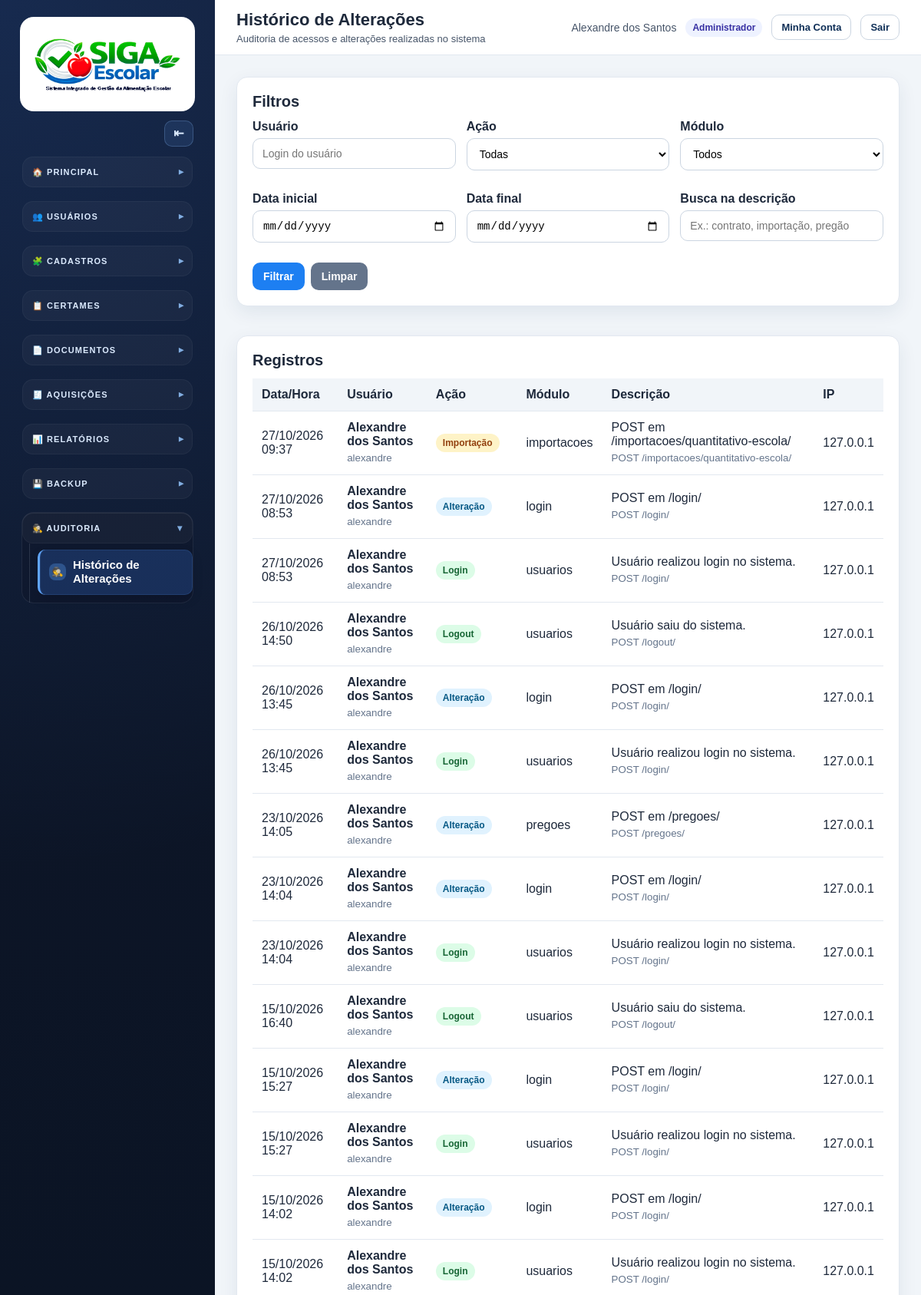
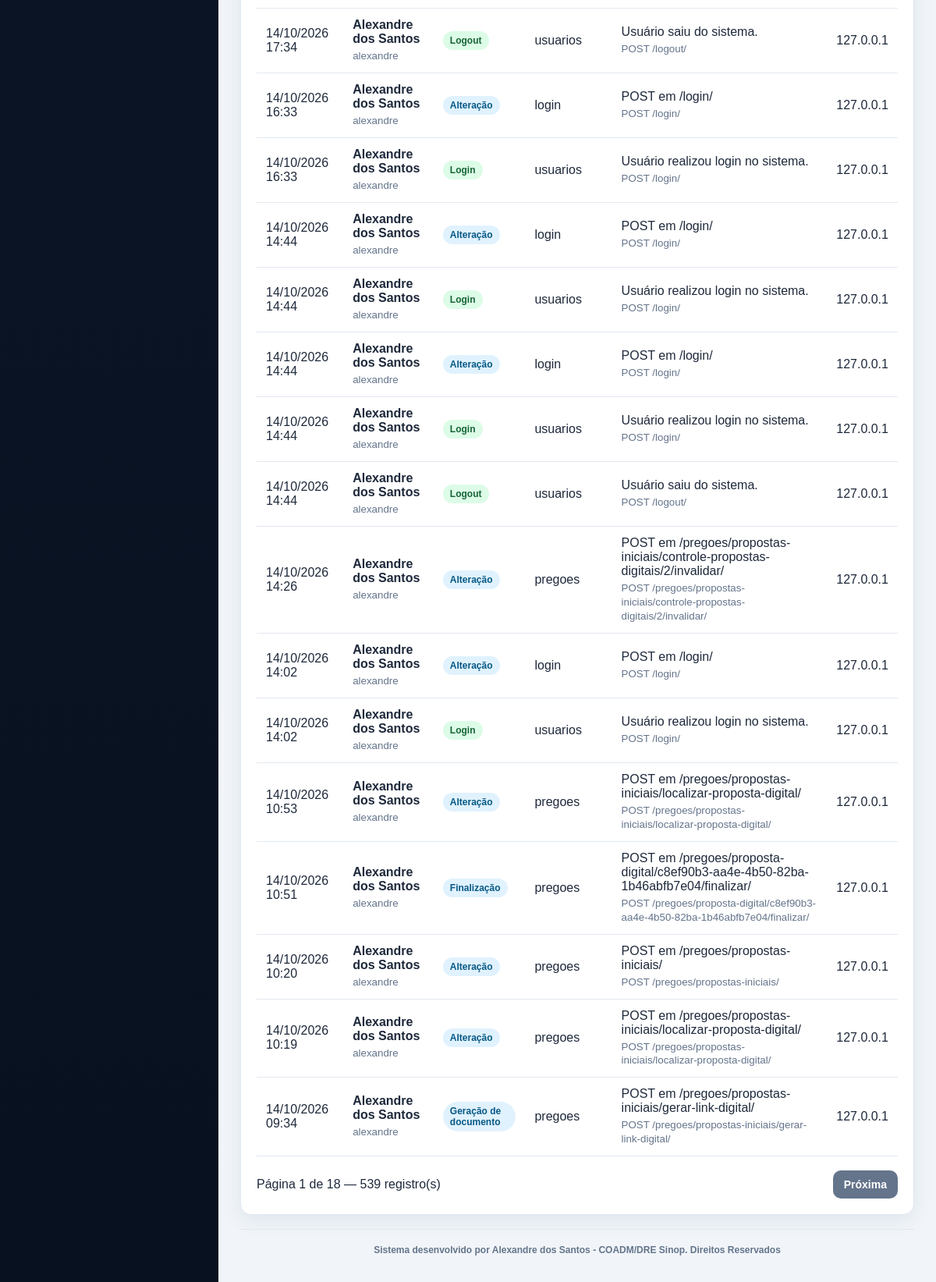
The app's page /auditoria/ (signed in), older data (2 pictures, top to bottom).
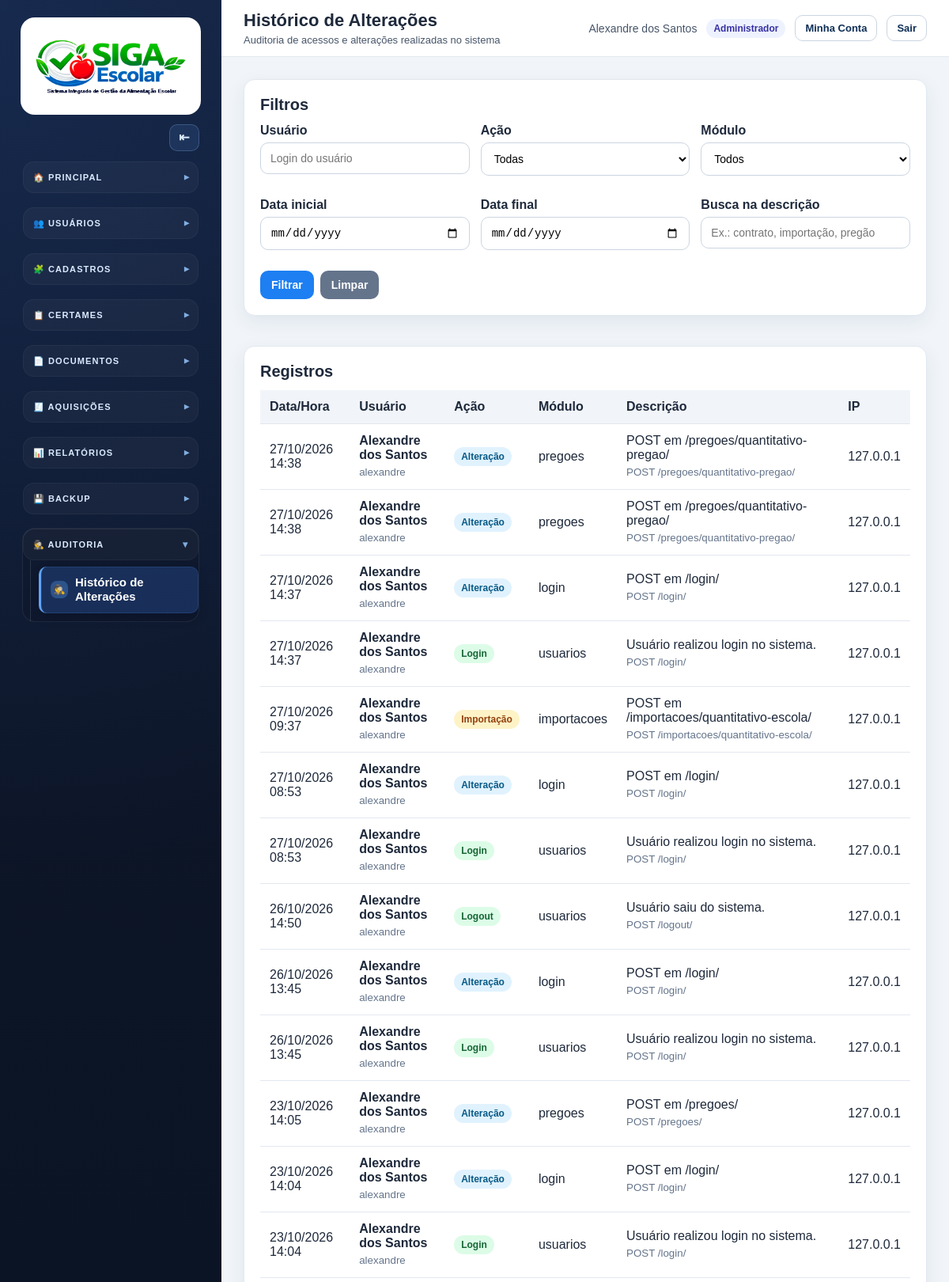
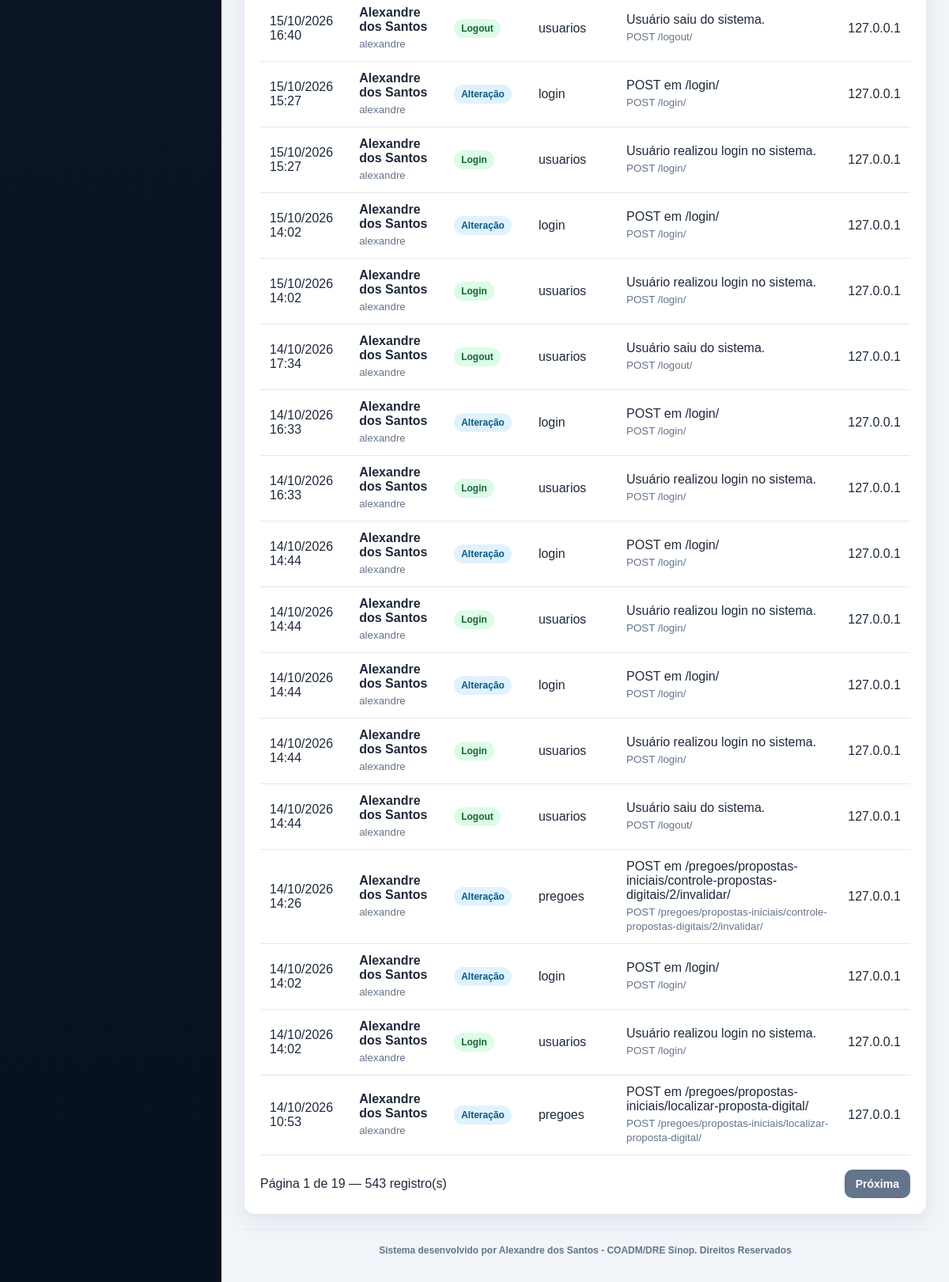
The same page, newer data (2 pictures, top to bottom).
### apps/auditoria/models.py (models this page shows, shortened)
class RegistroAuditoria(models.Model):
    ACAO_LOGIN = "login"
    ACAO_LOGOUT = "logout"
    ACAO_ACESSO_BLOQUEADO = "acesso_bloqueado"
    ACAO_CRIACAO = "criacao"
    ACAO_EDICAO = "edicao"
    ACAO_EXCLUSAO = "exclusao"
    ACAO_IMPORTACAO = "importacao"
    ACAO_EXPORTACAO = "exportacao"
    ACAO_GERACAO_DOCUMENTO = "geracao_documento"
    ACAO_CANCELAMENTO = "cancelamento"
    ACAO_DISTRATO = "distrato"
    ACAO_REALINHAMENTO = "realinhamento"
    ACAO_TROCA_MARCA = "troca_marca"
    ACAO_FINALIZACAO = "finalizacao"
    ACAO_POST = "post"
    ACAO_CHOICES = [
        (ACAO_LOGIN, "Login"),
        (ACAO_LOGOUT, "Logout"),
        (ACAO_ACESSO_BLOQUEADO, "Acesso bloqueado"),
        (ACAO_CRIACAO, "Criação"),
        (ACAO_EDICAO, "Edição"),
        (ACAO_EXCLUSAO, "Exclusão"),
        (ACAO_IMPORTACAO, "Importação"),
        (ACAO_EXPORTACAO, "Exportação"),
        (ACAO_GERACAO_DOCUMENTO, "Geração de documento"),
        (ACAO_CANCELAMENTO, "Cancelamento"),
        (ACAO_DISTRATO, "Distrato"),
        (ACAO_REALINHAMENTO, "Realinhamento de preço"),
        (ACAO_TROCA_MARCA, "Troca de marca"),
        (ACAO_FINALIZACAO, "Finalização"),
        (ACAO_POST, "Alteração"),
    ]
    usuario = models.ForeignKey(
        settings.AUTH_USER_MODEL,
        on_delete=models.SET_NULL,
        null=True,
        blank=True,
        related_name="registros_auditoria",
        verbose_name="Usuário",
    )
    usuario_nome = models.CharField("Nome do usuário", max_length=255, blank=True)
    usuario_username = models.CharField("Login do usuário", max_length=150, blank=True)
    acao = models.CharField("Ação", max_length=40, choices=ACAO_CHOICES)
    modulo = models.CharField("Módulo", max_length=100, blank=True)
    descricao = models.TextField("Descrição")
    objeto_tipo = models.CharField("Tipo do objeto", max_length=120, blank=True)
    objeto_id = models.CharField("ID do objeto", max_length=80, blank=True)
    objeto_repr = models.CharField("Objeto", max_length=255, blank=True)
    metodo = models.CharField("Método HTTP", max_length=10, blank=True)
    caminho = models.CharField("Caminho", max_length=500, blank=True)
    view_name = models.CharField("View", max_length=180, blank=True)
    ip = models.GenericIPAddressField("IP", null=True, blank=True)
    user_agent = models.TextField("Navegador/Dispositivo", blank=True)
    dados = models.JSONField("Dados extras", default=dict, blank=True)
    criado_em = models.DateTimeField("Data/Hora", auto_now_add=True)
    class Meta:
        verbose_name = "Registro de Auditoria"
        verbose_name_plural = "Registros de Auditoria"
        ordering = ["-criado_em"]
        indexes = [
            models.Index(fields=["-criado_em"]),
            models.Index(fields=["acao"]),
            models.Index(fields=["modulo"]),
            models.Index(fields=["usuario"]),
        ]

### apps/auditoria/views.py (the view)
# urls.py: path("", views.historico, name="historico"),
@login_required
@user_passes_test(usuario_pode_ver_auditoria, login_url="dashboard")
def historico(request):
    registros = RegistroAuditoria.objects.select_related("usuario").all()
    usuario = request.GET.get("usuario", "").strip()
    acao = request.GET.get("acao", "").strip()
    modulo = request.GET.get("modulo", "").strip()
    busca = request.GET.get("busca", "").strip()
    data_inicial = request.GET.get("data_inicial", "").strip()
    data_final = request.GET.get("data_final", "").strip()
    if usuario:
        registros = registros.filter(usuario_username__icontains=usuario)
    if acao:
        registros = registros.filter(acao=acao)
    if modulo:
        registros = registros.filter(modulo__icontains=modulo)
    if busca:
        registros = registros.filter(descricao__icontains=busca)
    if data_inicial:
        registros = registros.filter(criado_em__date__gte=data_inicial)
    if data_final:
        registros = registros.filter(criado_em__date__lte=data_final)
    paginator = Paginator(registros, 30)
    pagina = request.GET.get("page")
    page_obj = paginator.get_page(pagina)
    modulos = (
        RegistroAuditoria.objects.exclude(modulo="")
        .values_list("modulo", flat=True)
        .distinct()
        .order_by("modulo")
    )
    return render(
        request,
        "auditoria/historico.html",
        {
            "page_obj": page_obj,
            "acoes": RegistroAuditoria.ACAO_CHOICES,
            "modulos": modulos,
            "filtros": {
                "usuario": usuario,
                "acao": acao,
                "modulo": modulo,
                "busca": busca,
                "data_inicial": data_inicial,
                "data_final": data_final,
            },
        },
    )

### apps/auditoria/views.py (called while the page is built)
def usuario_pode_ver_auditoria(user):
    if not user.is_authenticated:
        return False
    if user.is_superuser:
        return True
    perfil = getattr(user, "perfil_acesso", None)
    return bool(
        perfil
        and perfil.perfil == "administrador"
        and user.is_active
    )

### templates/auditoria/historico.html (shortened to what this page needs)
{% extends "base.html" %}
{% block page_title %}Histórico de Alterações{% endblock %}
{% block page_subtitle %}Auditoria de acessos e alterações realizadas no sistema{% endblock %}
{% block content %}
<div class="card">
    <h2>Filtros</h2>
    <form method="get">
        <div class="audit-filter-grid">
            <div class="form-group">
                <label>Usuário</label>
                <input type="text" name="usuario" value="{{ filtros.usuario }}" placeholder="Login do usuário">
            </div>
            <div class="form-group">
                <label>Ação</label>
                <select name="acao">
                    <option value="">Todas</option>
                </select>
            </div>
            <div class="form-group">
                <label>Módulo</label>
                <select name="modulo">
                    <option value="">Todos</option>
                </select>
            </div>
            <div class="form-group">
                <label>Data inicial</label>
                <input type="date" name="data_inicial" value="{{ filtros.data_inicial }}">
            </div>
            <div class="form-group">
                <label>Data final</label>
                <input type="date" name="data_final" value="{{ filtros.data_final }}">
            </div>
            <div class="form-group">
                <label>Busca na descrição</label>
                <input type="text" name="busca" value="{{ filtros.busca }}" placeholder="Ex.: contrato, importação, pregão">
            </div>
        </div>
        <div class="actions" style="margin-top:12px;">
            <button class="btn btn-primary" type="submit">Filtrar</button>
            <a class="btn btn-secondary" href="{% url 'auditoria:historico' %}">Limpar</a>
        </div>
    </form>
</div>
<div class="card" style="margin-top:20px;">
    <h2>Registros</h2>
    <div class="table-wrapper">
        <table class="audit-table">
            <thead>
                <tr>
                    <th>Data/Hora</th>
                    <th>Usuário</th>
                    <th>Ação</th>
                    <th>Módulo</th>
                    <th>Descrição</th>
                    <th>IP</th>
                </tr>
            </thead>
            <tbody>
                {% for registro in page_obj %}
                <tr>
                    <td>{{ registro.criado_em|date:"d/m/Y H:i" }}</td>
                    <td>
                        <strong>{{ registro.usuario_nome|default:"Sistema" }}</strong>
                        <small>{{ registro.usuario_username }}</small>
                    </td>
                    <td>
                        <span class="audit-badge {{ registro.acao }}">
                            {{ registro.get_acao_display }}
                        </span>
                    </td>
                    <td>{{ registro.modulo }}</td>
                    <td>
                        {{ registro.descricao }}
                        {% if registro.caminho %}
                        <small>{{ registro.metodo }} {{ registro.caminho }}</small>
                        {% endif %}
                    </td>
                    <td>{{ registro.ip|default:"-" }}</td>
                </tr>
                {% empty %}
                <tr>
                    <td colspan="6">Nenhum registro encontrado.</td>
                </tr>
                {% endfor %}
            </tbody>
        </table>
    </div>
    <div class="audit-pagination">
        <div>
            Página {{ page_obj.number }} de {{ page_obj.paginator.num_pages }} —
            {{ page_obj.paginator.count }} registro(s)
        </div>
        <div class="actions">
            {% if page_obj.has_next %}
            <a class="btn btn-secondary" href="?page={{ page_obj.next_page_number }}&usuario={{ filtros.usuario }}&acao={{ filtros.acao }}&modulo={{ filtros.modulo }}&busca={{ filtros.busca }}&data_inicial={{ filtros.data_inicial }}&data_final={{ filtros.data_final }}">Próxima</a>
            {% endif %}
        </div>
    </div>
</div>
{% endblock %}

Row changes from the older to the newer data that the page shows:
no longer on this page (row unchanged): RegistroAuditoria: criado_em "14/10/2026 10:51", usuario_nome "Alexandre dos Santos", usuario_username "alexandre", acao "Finalização", modulo "pregoes", descricao "POST em /pregoes/proposta-digital/c8ef90b3-aa4e-4b50-82ba-1b46abfb7e04/finalizar/", metodo "POST", caminho "/pregoes/proposta-digital/c8ef90b3-aa4e-4b50-82ba-1b46abfb7e04/finalizar/", ip "127.0.0.1"
no longer on this page (row unchanged): RegistroAuditoria: criado_em "14/10/2026 10:20", usuario_nome "Alexandre dos Santos", usuario_username "alexandre", acao "Alteração", modulo "pregoes", descricao "POST em /pregoes/propostas-iniciais/", metodo "POST", caminho "/pregoes/propostas-iniciais/", ip "127.0.0.1"
no longer on this page (row unchanged): RegistroAuditoria: criado_em "14/10/2026 10:19", usuario_nome "Alexandre dos Santos", usuario_username "alexandre", acao "Alteração", modulo "pregoes", descricao "POST em /pregoes/propostas-iniciais/localizar-proposta-digital/", metodo "POST", caminho "/pregoes/propostas-iniciais/localizar-proposta-digital/", ip "127.0.0.1"
no longer on this page (row unchanged): RegistroAuditoria: criado_em "14/10/2026 09:34", usuario_nome "Alexandre dos Santos", usuario_username "alexandre", acao "Geração de documento", modulo "pregoes", descricao "POST em /pregoes/propostas-iniciais/gerar-link-digital/", metodo "POST", caminho "/pregoes/propostas-iniciais/gerar-link-digital/", ip "127.0.0.1"
added RegistroAuditoria: criado_em "27/10/2026 14:38", usuario_nome "Alexandre dos Santos", usuario_username "alexandre", acao "Alteração", modulo "pregoes", descricao "POST em /pregoes/quantitativo-pregao/", metodo "POST", caminho "/pregoes/quantitativo-pregao/", ip "127.0.0.1"
added RegistroAuditoria: criado_em "27/10/2026 14:38", usuario_nome "Alexandre dos Santos", usuario_username "alexandre", acao "Alteração", modulo "pregoes", descricao "POST em /pregoes/quantitativo-pregao/", metodo "POST", caminho "/pregoes/quantitativo-pregao/", ip "127.0.0.1"
added RegistroAuditoria: criado_em "27/10/2026 14:37", usuario_nome "Alexandre dos Santos", usuario_username "alexandre", acao "Alteração", modulo "login", descricao "POST em /login/", metodo "POST", caminho "/login/", ip "127.0.0.1"
added RegistroAuditoria: criado_em "27/10/2026 14:37", usuario_nome "Alexandre dos Santos", usuario_username "alexandre", acao "Login", modulo "usuarios", descricao "Usuário realizou login no sistema.", metodo "POST", caminho "/login/", ip "127.0.0.1"
Text that changed along with them:
{{ page_obj.paginator.num_pages }}: "18" → "19"
{{ page_obj.paginator.count }}: "539" → "543"
